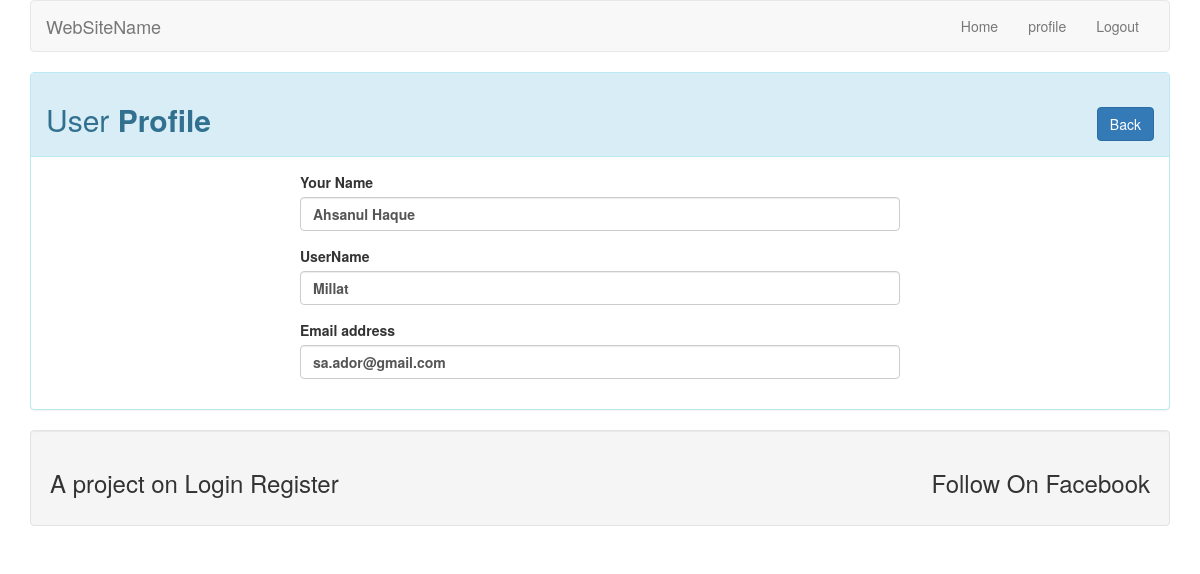
Page /profile.php?id=6 (signed in) on the committed database.
### tables this page shows
CREATE TABLE `user` (
  `id` int(10) NOT NULL,
  `name` varchar(50) NOT NULL,
  `username` varchar(34) NOT NULL,
  `email` varchar(50) NOT NULL,
  `password` varchar(255) NOT NULL
);

### lib/User.php (called while the page is built, shortened)
<?php
include 'Database.php';
class User
{
  private $db;
  public function __construct(){
    $this->db  = new Database();
  }
  public function getUserByID($id){
    $sql    = "SELECT * FROM user WHERE id=:id LIMIT 1";
    $stmt   = $this->db->pdo->prepare($sql);
    $stmt  -> bindParam(':id', $id);
    $stmt  -> execute();
    $result = $stmt->fetch();
    return $result;
  }
}

### lib/Database.php (called while the page is built)
<?php
class Database{
    private $hostdb = "localhost";
    private $userdb = "root";
    private $passdb = "";
    private $namedb = "login_register";
    public $pdo;
    public function __construct(){
        if(!isset($this->pdo)){
            try {
                $link = new PDO("mysql:host=".$this->hostdb.";dbname=".$this->namedb, $this->userdb, $this->passdb);
                $link->setAttribute(PDO::ATTR_ERRMODE, PDO::ERRMODE_EXCEPTION);
                $link->exec("SET CHARACTER SET utf8");
                $this->pdo = $link;
            } catch (PDOException $e) {
                echo "Connection Failed...".$e->getMessage();
            }
        }
    }
}
?>

### profile.php (the view, shortened to what this page needs)
<?php
include 'lib/User.php';
include "inc/header.php";
if (isset($_GET['id'])) {
  $user_id = $_GET['id'];
}
$user = new User();
$userdata = $user->getUserByID($user_id);
?>
<div class="panel panel-info">
  <div class="panel-heading">
    <h2>User <strong>Profile</strongs> <span class="pull-right"><a class="btn btn-primary" href="index.php">Back</a></span>
    </h2>
  </div>
  <div class="panel-body">
    <div style="max-width:600px; margin: 0 auto;">
      <?php
      if ($userdata) {
        ?>
        <form action="" method="POST">
          <div class="form-group">
            <label for="name">Your Name</label>
            <input type="text" class="form-control" name="name" id="name" value="<?php echo $userdata['name']; ?>">
          </div>
          <div class="form-group">
            <label for="username">UserName</label>
            <input type="text" class="form-control" name="username" id="username" value="<?php echo $userdata['username']; ?>">
          </div>
          <div class="form-group">
            <label for="email">Email address</label>
            <input type="email" class="form-control" name="email" id="email" value="<?php echo $userdata['email']; ?>">
          </div>
        </form>
        <?php
      }
      ?>
    </div>
  </div>
</div>
<?php include 'inc/footer.php'; ?>

### rows in the picture
user: name "Ahsanul Haque", username "Millat", email "sa.ador@gmail.com"
